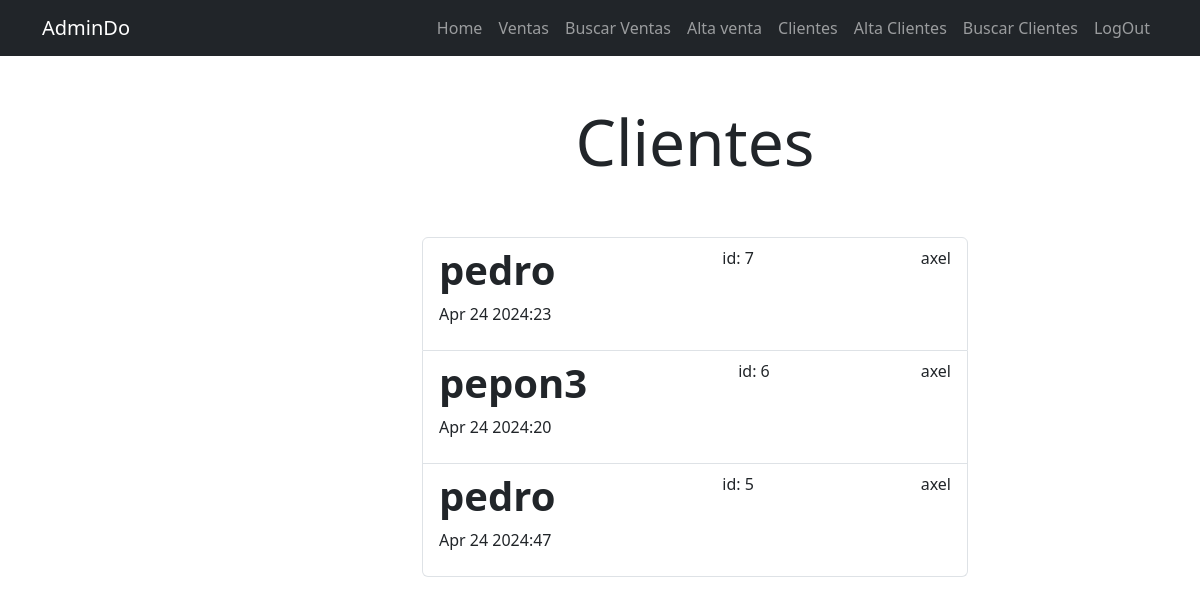
The app's page /clientes/completed/ (signed in), older data.
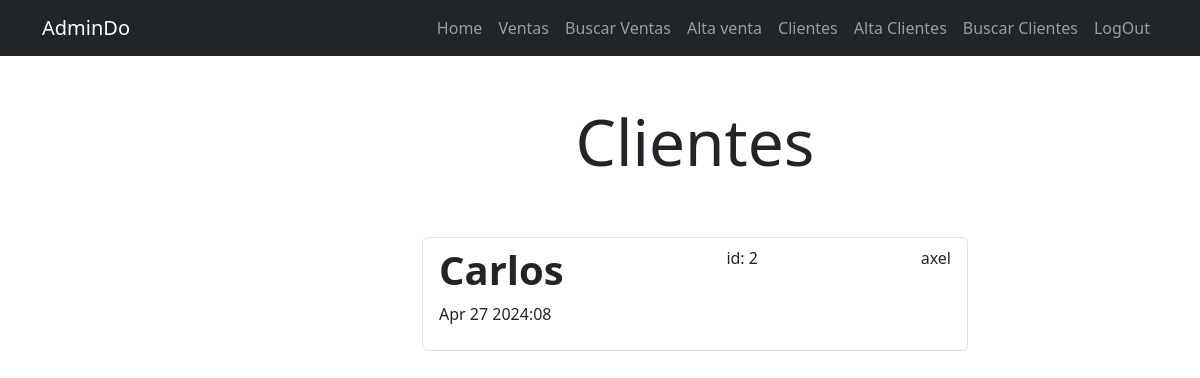
The same page, newer data.
### tasks/models.py (models this page shows, shortened)
class Cliente(models.Model):
    nombre = models.CharField(max_length=100)
    apellido = models.CharField(max_length=100)
    calle = models.CharField(max_length=100)
    colonia = models.CharField(max_length=100)
    celular = models.CharField(max_length=100)
    created = models.DateTimeField(auto_now_add=True)
    datecompleted = models.DateTimeField(null=True, blank=True)
    user = models.ForeignKey(User, on_delete=models.CASCADE)
    importante = models.BooleanField(default=False)

### tasks/views.py (the view)
# urls.py: path("clientes/completed/", views.buscar_cliente, name="clientes_completed"),
@login_required
def buscar_cliente(request):
    clientes = Cliente.objects.filter(
        user=request.user, datecompleted__isnull=False
    ).order_by("-datecompleted")
    return render(request, "clientes.html", {"clientes": clientes})

### tasks/templates/clientes.html
{% extends 'base.html' %}
{% block content %}
<main class="container">
    <div class="row">
        <div class="col-md-6 offset-md-4">
            <h1 class="text-center display-3 py-5">Clientes</h1>
    <ul class="list-group">
        {% for cliente in clientes %}
            <a class="list-group-item" href="{% url 'cliente_detail' cliente.id %}">
             <header class="d-flex justify-content-between">
                {% if task.important %}
                <h1 class="fw-bold text-success">{{ cliente.nombre }}</h1>
                {% else %}
                <h1 class="fw-bold">{{ cliente.nombre }}</h1>
                {% endif %}
                <p>id: {{ cliente.id }}</p>
                <p>{{ cliente.user.username }}</p>
             </header>
                <p>{{ cliente.datecompleted|date:'M j Y:i' }}</p>
            </a>
        {% endfor %}
        </ul>
     </div>
    </div>
</main>
{% endblock %}

Row changes from the older to the newer data that the page shows:
removed Cliente: nombre "pedro", id "7", user.username "axel", datecompleted "Apr 24 2024:23"
removed Cliente: nombre "pepon3", id "6", user.username "axel", datecompleted "Apr 24 2024:20"
removed Cliente: nombre "pedro", id "5", user.username "axel", datecompleted "Apr 24 2024:47"
now on this page (row edited): Cliente: nombre "Carlos", id "2", user.username "axel", datecompleted "Apr 27 2024:08"
